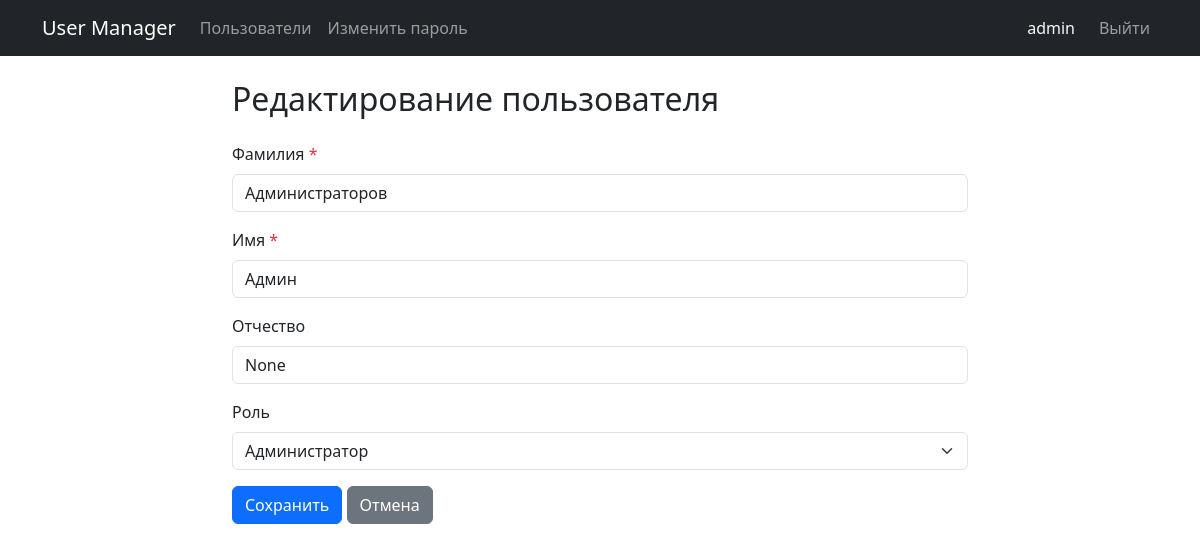
Screenshot of /users/1/edit (signed in) with the database file from the repository.
### models.py (models this page shows, shortened)
class User(db.Model, UserMixin):
    __tablename__ = 'users'
    id = db.Column(db.Integer, primary_key=True)
    login = db.Column(db.String(50), unique=True, nullable=False)
    password_hash = db.Column(db.String(128), nullable=False)
    last_name = db.Column(db.String(50), nullable=False)
    first_name = db.Column(db.String(50), nullable=False)
    middle_name = db.Column(db.String(50), nullable=True)
    role_id = db.Column(db.Integer, db.ForeignKey('roles.id'), nullable=True)
    created_at = db.Column(db.DateTime, default=datetime.utcnow)

### app.py (the view, shortened to what this page needs)
@app.route('/users/<int:user_id>/edit', methods=['GET', 'POST'])
@login_required
def user_edit(user_id):
    user = User.query.get_or_404(user_id)
    roles = Role.query.all()
    form_data = {
        'last_name': user.last_name,
        'first_name': user.first_name,
        'middle_name': user.middle_name,
        'role_id': user.role_id
    }
    return render_template('user_form.html', roles=roles, form_data=form_data,
                           errors={}, is_edit=True, user=user)

### app.py (called while the page is built)
@login_manager.user_loader
def load_user(user_id):
    return User.query.get(int(user_id))

### templates/user_form.html
{% extends 'base.html' %}
{% from 'macros.html' import render_user_form %}
{% block content %}
<div class="row justify-content-center">
    <div class="col-md-8">
        <h2 class="mb-4">{{ 'Редактирование' if is_edit else 'Создание' }} пользователя</h2>
        {% if is_edit %}
            {{ render_user_form(url_for('user_edit', user_id=user.id), roles, form_data, errors, is_edit=True) }}
        {% else %}
            {{ render_user_form(url_for('user_create'), roles, form_data, errors, is_edit=False) }}
        {% endif %}
    </div>
</div>
{% endblock %}

### templates/base.html (shortened to what this page needs)
<!doctype html>
<html lang="ru">
  <head>
    <link href="https://cdn.jsdelivr.net/npm/bootstrap@5.3.0/dist/css/bootstrap.min.css" rel="stylesheet">
  </head>
  <body>
    <nav class="navbar navbar-expand-lg navbar-dark bg-dark mb-4">
      <div class="container">
        <a class="navbar-brand" href="{{ url_for('index') }}">User Manager</a>
        <div class="navbar-nav me-auto">
            <a class="nav-link" href="{{ url_for('index') }}">Пользователи</a>
            {% if current_user.is_authenticated %}
                <a class="nav-link" href="{{ url_for('change_password') }}">Изменить пароль</a>
            {% endif %}
        </div>
        <div class="navbar-nav">
            {% if current_user.is_authenticated %}
                <span class="nav-item nav-link disabled text-light me-2">{{ current_user.login }}</span>
                <a class="nav-link" href="{{ url_for('logout') }}">Выйти</a>
            {% else %}
                <a class="nav-link" href="{{ url_for('login') }}">Войти</a>
            {% endif %}
        </div>
      </div>
    </nav>
    <div class="container">
        {% block content %}{% endblock %}
    </div>
  </body>
</html>

### templates/macros.html (shortened to what this page needs)
{% macro render_user_form(action_url, roles, form_data, errors, is_edit=False) %}
<form method="POST" action="{{ action_url }}" novalidate>
    <div class="mb-3">
        <label class="form-label">Фамилия <span class="text-danger">*</span></label>
        <input type="text" name="last_name"
               class="form-control {{ 'is-invalid' if errors.get('last_name') }}"
               value="{{ form_data.get('last_name', '') }}">
    </div>
    <div class="mb-3">
        <label class="form-label">Имя <span class="text-danger">*</span></label>
        <input type="text" name="first_name"
               class="form-control {{ 'is-invalid' if errors.get('first_name') }}"
               value="{{ form_data.get('first_name', '') }}">
    </div>
    <div class="mb-3">
        <label class="form-label">Отчество</label>
        <input type="text" name="middle_name" class="form-control"
               value="{{ form_data.get('middle_name', '') }}">
    </div>
    <div class="mb-3">
        <label class="form-label">Роль</label>
        <select name="role_id" class="form-select">
            {% for role in roles %}
                <option value="{{ role.id }}"
                    {% if form_data.get('role_id')|string == role.id|string %}selected{% endif %}>
                    {{ role.name }}
                </option>
            {% endfor %}
        </select>
    </div>
    <button type="submit" class="btn btn-primary">Сохранить</button>
    <a href="{{ url_for('index') }}" class="btn btn-secondary">Отмена</a>
</form>
{% endmacro %}

### rows the page displays
User: login "admin", last_name "Администраторов", first_name "Админ", middle_name "None"

### other values shown
{{ 'Редактирование' if is_edit else 'Создание' }} "Редактирование"
form field role_id "Администратор"
